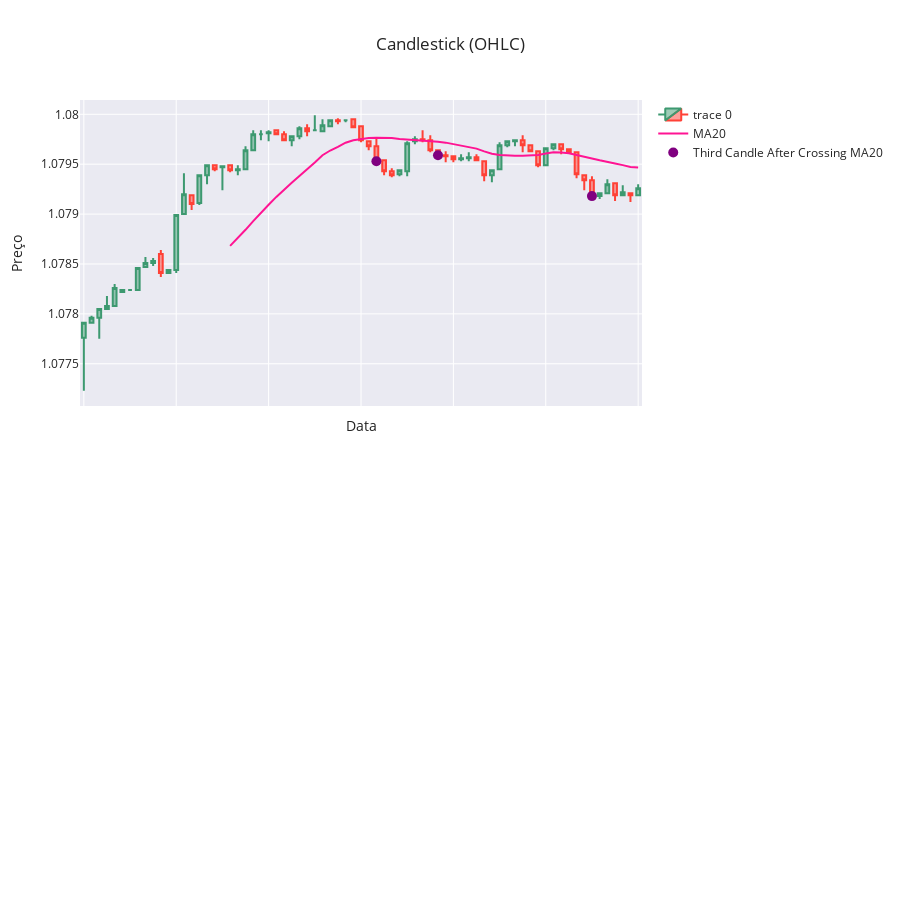

The notebook cell saved with this chart:
### Code cell
import plotly.graph_objects as go
from plotly.subplots import make_subplots

# Criar o gráfico de candlestick
candlestick =  go.Candlestick(x=rates_frame['date_time'],
                            open=rates_frame['open'],
                            high=rates_frame['high'],
                            low=rates_frame['low'],
                            close=rates_frame['close'])

# Media movel
ma = go.Scatter(x=rates_frame['date_time'], y=rates_frame['mean'], mode='lines', line = go.scatter.Line(color = "DeepPink"), name='MA20')


# buy = go.Scatter(x=rates_frame[rates_frame['close'] > rates_frame['mean']]['date_time'],
#                      y=rates_frame[rates_frame['close'] > rates_frame['mean']]['high'],
#                      mode='markers',
#                      marker=dict(symbol='x', color='green', size=10),
#                      name='Above MA')



# Adicionar marcador para o terceiro candle após o cruzamento
marker = go.Scatter(x=markers_x, y=markers_y,
                    mode='markers', name='Third Candle After Crossing MA20', marker=dict(color='purple', size=10))


fig = make_subplots(rows = 2, cols = 1, shared_xaxes = True)


# Adicionando os gráficos ao subplot
fig.add_trace(candlestick, row=1, col=1)
fig.add_trace(ma, row=1, col=1)
fig.add_trace(marker)


# Atualizar layout
fig.update_layout(title='Candlestick (OHLC)',
                  xaxis_title='Data',
                  yaxis_title='Preço',
                  template = 'seaborn', 
                  xaxis_rangeslider_visible = False,
                  showlegend = True,
                  height = 900)

# Exibir o gráfico
fig.show()
